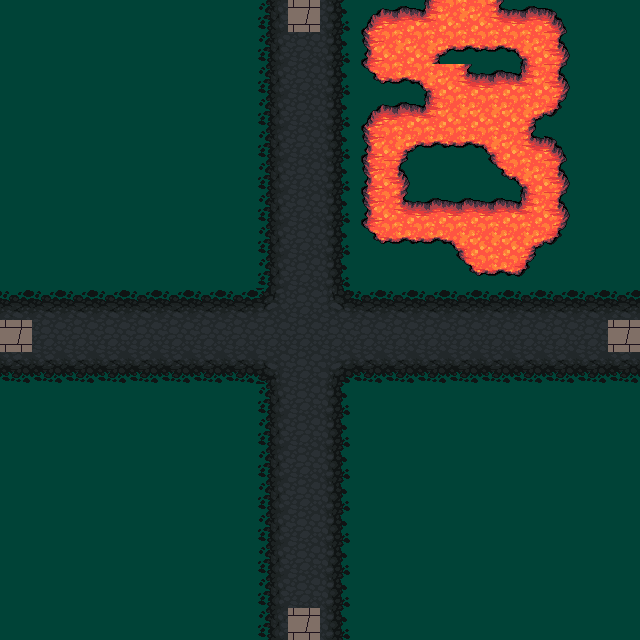

This is a level from a 2D game, rendered from its Tiled map with the project's own tilesets. A one-line summary and the complete map file follow:
An orthogonal 20x20 tile map with 32x32 px tiles, 3 tile layers (grass, road, num) and 4 objects (e4, e3, e2, e1).

<map version="1.4" tiledversion="1.4.3" orientation="orthogonal" renderorder="right-down" width="20" height="20" tilewidth="32" tileheight="32" infinite="0" nextlayerid="5" nextobjectid="5">
 <tileset firstgid="1" source="../Maps/klipartz.com.tsx" />
 <layer id="1" name="grass" width="20" height="20">
  <data encoding="csv">
872,872,872,872,872,872,872,872,872,872,872,872,872,872,872,872,872,872,872,872,
872,872,872,872,872,872,872,872,872,872,872,872,872,872,872,872,872,872,872,872,
872,872,872,872,872,872,872,872,872,872,872,872,872,872,872,872,872,872,872,872,
872,872,872,872,872,872,872,872,872,872,872,872,872,872,872,872,872,872,872,872,
872,872,872,872,872,872,872,872,872,872,872,872,872,872,872,872,872,872,872,872,
872,872,872,872,872,872,872,872,872,872,872,872,872,872,872,872,872,872,872,872,
872,872,872,872,872,872,872,872,872,872,872,872,872,872,872,872,872,872,872,872,
872,872,872,872,872,872,872,872,872,872,872,872,872,872,872,872,872,872,872,872,
872,872,872,872,872,872,872,872,872,872,872,872,872,872,872,872,872,872,872,872,
872,872,872,872,872,872,872,872,872,872,872,872,872,872,872,872,872,872,872,872,
872,872,872,872,872,872,872,872,872,872,872,872,872,872,872,872,872,872,872,872,
872,872,872,872,872,872,872,872,872,872,872,872,872,872,872,872,872,872,872,872,
872,872,872,872,872,872,872,872,872,872,872,872,872,872,872,872,872,872,872,872,
872,872,872,872,872,872,872,872,872,872,872,872,872,872,872,872,872,872,872,872,
872,872,872,872,872,872,872,872,872,872,872,872,872,872,872,872,872,872,872,872,
872,872,872,872,872,872,872,872,872,872,872,872,872,872,872,872,872,872,872,872,
872,872,872,872,872,872,872,872,872,872,872,872,872,872,872,872,872,872,872,872,
872,872,872,872,872,872,872,872,872,872,872,872,872,872,872,872,872,872,872,872,
872,872,872,872,872,872,872,872,872,872,872,872,872,872,872,872,872,872,872,872,
872,872,872,872,872,872,872,872,872,872,872,872,872,872,872,872,872,872,872,872
</data>
 </layer>
 <layer id="2" name="road" width="20" height="20">
  <data encoding="csv">
0,0,0,0,0,0,0,0,307,882,309,0,0,0,0,0,0,0,0,0,
0,0,0,0,0,0,0,0,307,308,309,0,0,0,0,0,0,0,0,0,
0,0,0,0,0,0,0,0,307,308,309,0,0,0,0,0,0,0,0,0,
0,0,0,0,0,0,0,0,307,308,309,0,0,0,0,0,0,0,0,0,
0,0,0,0,0,0,0,0,307,308,309,0,0,0,0,0,0,0,0,0,
0,0,0,0,0,0,0,0,307,308,309,0,0,0,0,0,0,0,0,0,
0,0,0,0,0,0,0,0,307,308,309,0,0,0,0,0,0,0,0,0,
0,0,0,0,0,0,0,0,307,308,309,0,0,0,0,0,0,0,0,0,
0,0,0,0,0,0,0,0,307,308,309,0,0,0,0,0,0,0,0,0,
276,276,276,276,276,276,276,276,245,308,244,276,276,276,276,276,276,276,276,276,
882,308,308,308,308,308,308,308,308,308,308,308,308,308,308,308,308,308,308,882,
340,340,340,340,340,340,340,340,213,308,212,340,340,340,340,340,340,340,340,340,
0,0,0,0,0,0,0,0,307,308,309,0,0,0,0,0,0,0,0,0,
0,0,0,0,0,0,0,0,307,308,309,0,0,0,0,0,0,0,0,0,
0,0,0,0,0,0,0,0,307,308,309,0,0,0,0,0,0,0,0,0,
0,0,0,0,0,0,0,0,307,308,309,0,0,0,0,0,0,0,0,0,
0,0,0,0,0,0,0,0,307,308,309,0,0,0,0,0,0,0,0,0,
0,0,0,0,0,0,0,0,307,308,309,0,0,0,0,0,0,0,0,0,
0,0,0,0,0,0,0,0,307,308,309,0,0,0,0,0,0,0,0,0,
0,0,0,0,0,0,0,0,307,882,309,0,0,0,0,0,0,0,0,0
</data>
 </layer>
 <layer id="4" name="num" width="20" height="20">
  <data encoding="csv">
0,0,0,0,0,0,0,0,0,0,0,272,273,242,305,241,273,274,0,0,
0,0,0,0,0,0,0,0,0,0,0,304,305,209,337,337,210,306,0,0,
0,0,0,0,0,0,0,0,0,0,0,336,337,210,241,273,242,306,0,0,
0,0,0,0,0,0,0,0,0,0,0,272,273,242,305,305,209,338,0,0,
0,0,0,0,0,0,0,0,0,0,0,304,209,337,337,210,241,274,0,0,
0,0,0,0,0,0,0,0,0,0,0,304,306,0,0,336,210,306,0,0,
0,0,0,0,0,0,0,0,0,0,0,304,241,273,273,273,242,306,0,0,
0,0,0,0,0,0,0,0,0,0,0,336,337,337,210,305,209,338,0,0,
0,0,0,0,0,0,0,0,0,0,0,0,0,0,336,337,338,0,0,0,
0,0,0,0,0,0,0,0,0,0,0,0,0,0,0,0,0,0,0,0,
0,0,0,0,0,0,0,0,0,0,0,0,0,0,0,0,0,0,0,0,
0,0,0,0,0,0,0,0,0,0,0,0,0,0,0,0,0,0,0,0,
0,0,0,0,0,0,0,0,0,0,0,0,0,0,0,0,0,0,0,0,
0,0,0,0,0,0,0,0,0,0,0,0,0,0,0,0,0,0,0,0,
0,0,0,0,0,0,0,0,0,0,0,0,0,0,0,0,0,0,0,0,
0,0,0,0,0,0,0,0,0,0,0,0,0,0,0,0,0,0,0,0,
0,0,0,0,0,0,0,0,0,0,0,0,0,0,0,0,0,0,0,0,
0,0,0,0,0,0,0,0,0,0,0,0,0,0,0,0,0,0,0,0,
0,0,0,0,0,0,0,0,0,0,0,0,0,0,0,0,0,0,0,0,
0,0,0,0,0,0,0,0,0,0,0,0,0,0,0,0,0,0,0,0
</data>
 </layer>
 <objectgroup id="3" name="exits">
  <object id="1" name="e4" x="0" y="320" width="32" height="32" />
  <object id="2" name="e3" x="288" y="0" width="32" height="32" />
  <object id="3" name="e2" x="608" y="320" width="32" height="32" />
  <object id="4" name="e1" x="288" y="608" width="32" height="32" />
 </objectgroup>
</map>
